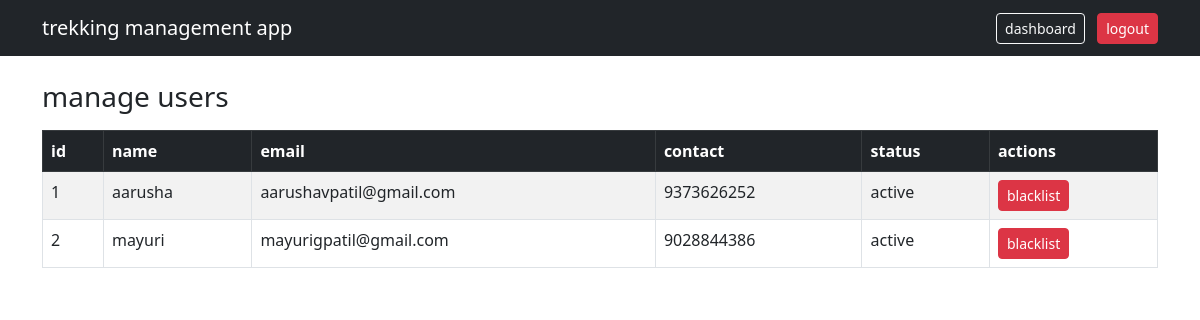
The page /admin/users (signed in) on the database as committed earlier.
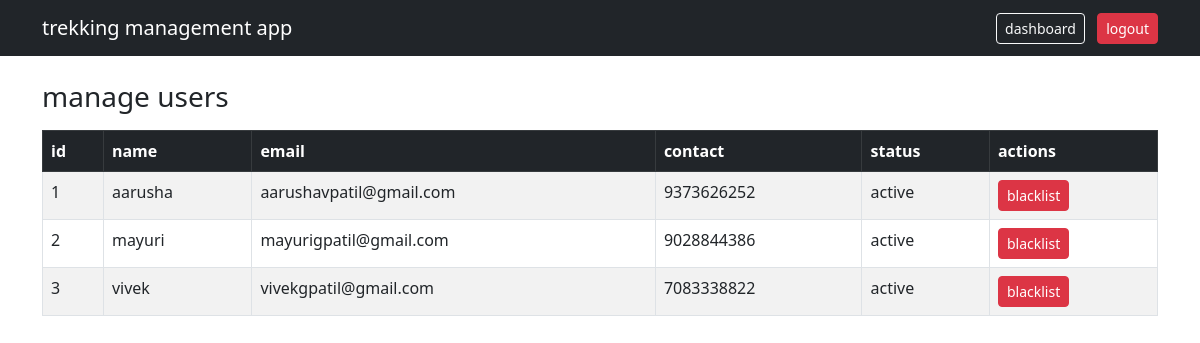
The same page on the database as committed later.
### database.py (models this page shows)
class User(db.Model):
    __tablename__ = 'user'
    id = db.Column(db.Integer, primary_key=True)
    name = db.Column(db.String(120), nullable=False)
    email = db.Column(db.String(120), unique=True, nullable=False)
    contact = db.Column(db.String(20), nullable=False)
    password_hash = db.Column(db.String(128), nullable=False)
    status = db.Column(db.String(20), default='active')
    bookings = db.relationship('Booking', backref='user', lazy=True)

### app.py (the view)
@app.route('/admin/users')
def admin_users():
    if session.get('role') != 'admin':
        return redirect(url_for('login'))
    users = User.query.all()
    return render_template('admin/users.html', users=users)

### templates/admin/users.html (shortened to what this page needs)
<!DOCTYPE html>
<html lang="en">
<head>
    <link href="https://cdn.jsdelivr.net/npm/bootstrap@5.3.0-alpha1/dist/css/bootstrap.min.css" rel="stylesheet">
</head>
<body>
<nav class="navbar navbar-dark bg-dark">
    <div class="container">
        <a class="navbar-brand">trekking management app</a>
        <div>
            <a href="/admin/dashboard" class="btn btn-outline-light btn-sm me-2">dashboard</a>
            <a href="/logout" class="btn btn-danger btn-sm">logout</a>
        </div>
    </div>
</nav>
<div class="container mt-4">
    <h3>manage users</h3>
    <table class="table table-bordered table-striped mt-3">
        <thead class="table-dark">
            <tr>
                <th>id</th>
                <th>name</th>
                <th>email</th>
                <th>contact</th>
                <th>status</th>
                <th>actions</th>
            </tr>
        </thead>
        <tbody>
            {% for user in users %}
            <tr>
                <td>{{ user.id }}</td>
                <td>{{ user.name }}</td>
                <td>{{ user.email }}</td>
                <td>{{ user.contact }}</td>
                <td>{{ user.status }}</td>
                <td>
                    {% if user.status == 'active' %}
                        <a href="/admin/users/blacklist/{{ user.id }}" class="btn btn-sm btn-danger">blacklist</a>
                    {% else %}
                        <a href="/admin/users/activate/{{ user.id }}" class="btn btn-sm btn-success">activate</a>
                    {% endif %}
                </td>
            </tr>
            {% else %}
            <tr>
                <td colspan="6" class="text-center">no users found</td>
            </tr>
            {% endfor %}
        </tbody>
    </table>
</div>
</body>
</html>

Rows that differ between the two databases and show on the page:
added User: id "3", name "vivek", email "vivekgpatil@gmail.com", contact "7083338822", status "active"
